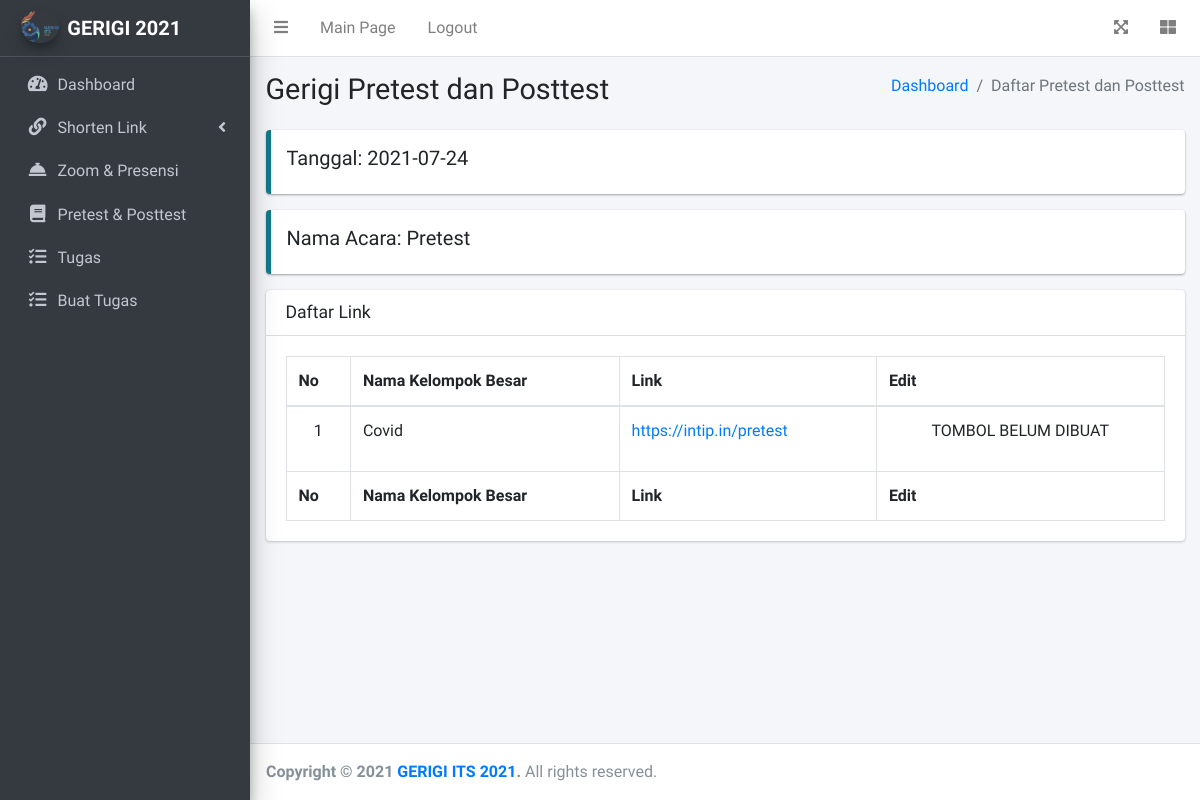
Page /index.php/admin/editTests/2 on the committed database.
### tables this page shows
CREATE TABLE `linkrundown` (
  `idTest` int(11) NOT NULL,
  `idRundown` int(11) NOT NULL,
  `link` varchar(256) NOT NULL,
  `idKelBesar` int(11) NOT NULL,
  `dateUse` date NOT NULL,
  `dateCreate` date NOT NULL
);

CREATE TABLE `tbrundown` (
  `idRundown` int(11) NOT NULL,
  `nama` varchar(256) NOT NULL,
  `jam` time NOT NULL,
  `hasLink` varchar(256) NOT NULL,
  `dateUse` date NOT NULL,
  `dateCreate` date NOT NULL
);

CREATE TABLE `tbkelbesar` (
  `idKelBesar` int(11) NOT NULL,
  `namaKelBesar` varchar(100) NOT NULL,
  `namaPicKelBesar` varchar(100) NOT NULL,
  `cpPicKelBesar` varchar(100) NOT NULL,
  `dateCreate` datetime NOT NULL
);

### application/controllers/Admin.php (called while the page is built, shortened)
<?php
class Admin extends CI_Controller
{
	public function __construct()
	{
		$this->load->model('ModelAdmin');
	}
	public function editTests($idRundown = "")
	{
		$data = [
			'title'			=> 'Edit Pretest & Posttest',
			'lists'			=> $this->ModelAdmin->getEditTests($idRundown)
		];
		$this->load->view('Adminpage/Templates/header', $data);
		$this->load->view('Adminpage/Templates/navbar');
		$this->load->view('Adminpage/Templates/sidebar', $data);
		$this->load->view('Adminpage/edit_tests');
		$this->load->view('Adminpage/Templates/footer');
	}
}

### index.php (called while the page is built, shortened)
<?php
require_once BASEPATH.'core/CodeIgniter.php';

### application/models/ModelAdmin.php (called while the page is built, shortened)
<?php
class ModelAdmin extends CI_Model
{
	function getEditTests($idRundown)
	{
		$this->db->select('linkrundown.*, tbkelbesar.namaKelBesar, tbrundown.nama');
		$this->db->from('linkrundown');
		$this->db->join('tbkelbesar', 'tbkelbesar.idKelBesar = linkrundown.idKelBesar');
		$this->db->join('tbrundown', 'tbrundown.idRundown = linkrundown.idRundown');
		$this->db->where('linkrundown.idRundown', $idRundown);
		return $this->db->get()->result_array();
	}
}

### application/views/Adminpage/edit_tests.php (the view)
<div class="content-wrapper">
  <div class="content-header">
    <div class="container-fluid">
      <div class="row mb-2">
        <div class="col-sm-6">
          <h1 class="m-0">Gerigi Pretest dan Posttest</h1>
        </div>
        <div class="col-sm-6">
          <ol class="breadcrumb float-sm-right">
            <li class="breadcrumb-item"><a href="<?= base_url('Admin'); ?>">Dashboard</a></li>
            <li class="breadcrumb-item active">Daftar Pretest dan Posttest</li>
          </ol>
        </div>
      </div>
    </div>
  </div>
  <div class="content">
    <div class="container-fluid">
      <div class="callout callout-info">
        <h5>Tanggal: <?php echo $lists[0]['dateUse'];?></h5>
      </div>
      <div class="callout callout-info">
        <h5>Nama Acara: <?php echo $lists[0]['nama'];?></h5>
      </div>
      <div class="card">
        <div class="card-header">
          <h3 class="card-title">Daftar Link</h3>
        </div>
        <div class="card-body">
          <table id="datatables" class="table table-bordered table-hover">
            <thead>
              <tr>
                <th>No</th>
                <th>Nama Kelompok Besar</th>
                <th>Link</th>
                <th>Edit</th>
              </tr>
            </thead>
            <tbody>
                <?php $i = 1 ?>
                <?php foreach ($lists as $list) : ?>
                <tr>
                  <td class="text-center"><?= $i++; ?></td>
                  <td><?= $list['namaKelBesar']; ?></td>
                  <td><a href="<?php echo $list['link'];?>" target="_blank"> <?= $list['link']?></td>
                  <td class="text-center">
                    <p>TOMBOL BELUM DIBUAT</p>
                  </td>
                </tr>
              <?php endforeach; ?>
            </tbody>
            <tfoot>
              <tr>
                <th>No</th>
                <th>Nama Kelompok Besar</th>
                <th>Link</th>
                <th>Edit</th>
              </tr>
            </tfoot>
          </table>
        </div>
      </div>
    </div>
  </div>
</div>

### rows in the picture
linkrundown: dateUse "2021-07-24", idRundown.nama "Pretest", idKelBesar.namaKelBesar "Covid", link "https://intip.in/pretest"
